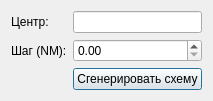
<ui version="4.0"> <class>SearchSchemeForm</class> <widget class="QDialog" name="SearchSchemeForm"> <property name="windowTitle"> <string>Схема поиска (расширяющийся квадрат)</string> </property> <layout class="QFormLayout"> <item row="0" column="0"><widget class="QLabel"><property name="text"><string>Центр:</string></property></widget></item> <item row="0" column="1"><widget class="QLineEdit" name="editCenter"></widget></item> <item row="1" column="0"><widget class="QLabel"><property name="text"><string>Шаг (NM):</string></property></widget></item> <item row="1" column="1"><widget class="QDoubleSpinBox" name="spinStep"></widget></item> <item row="2" column="1"><widget class="QPushButton" name="buttonGenerate"><property name="text"><string>Сгенерировать схему</string></property></widget></item> </layout> </widget> <resources> <connections> </connections></resources></ui>
